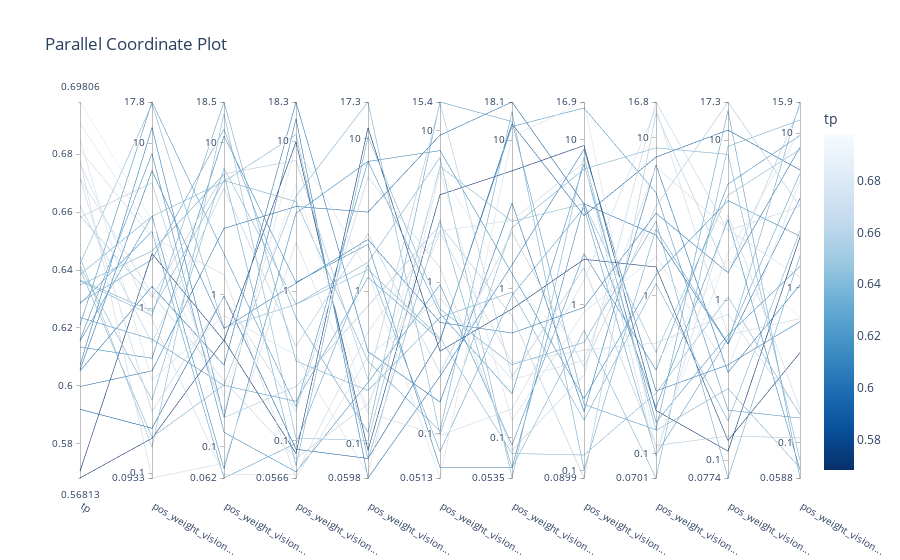

Notebook cell for this chart:
### Code cell
plot_parallel_coordinate(study, target=lambda t: t.values[1], target_name='tp')
